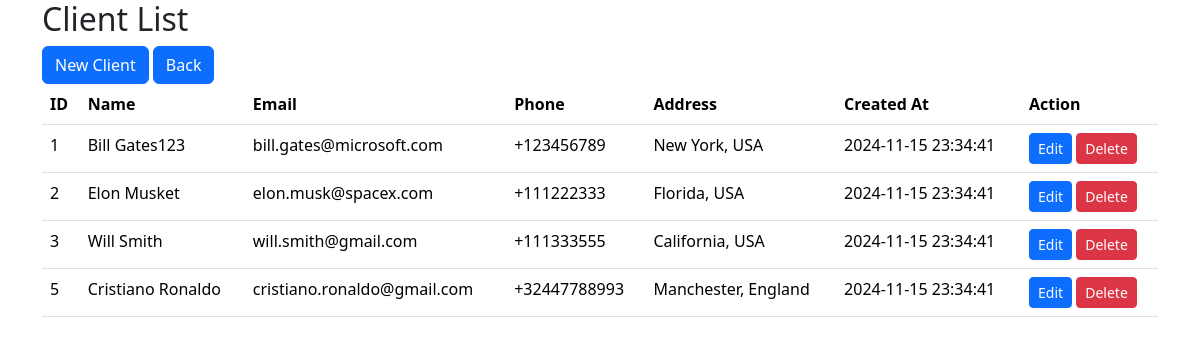
The app's page /4/inventory.php with its own data.
### tables this page shows
CREATE TABLE `clients` (
  `id` int(11) NOT NULL,
  `name` varchar(100) NOT NULL,
  `email` varchar(200) NOT NULL,
  `phone` varchar(20) DEFAULT NULL,
  `address` varchar(200) DEFAULT NULL,
  `created_at` datetime NOT NULL DEFAULT current_timestamp()
);

### 4/inventory.php (the view, shortened to what this page needs)
<!DOCTYPE html>
<html>
	<head>
		<link rel="stylesheet" href="https://cdn.jsdelivr.net/npm/bootstrap@5.3.3/dist/css/bootstrap.min.css">
	</head>
	<body>
		<div class="container">
			<h2>Client List</h2>
			<a class="btn btn-primary" href="create.php" role="button">New Client</a>
			<a class="btn btn-primary" href="main.php" role="button">Back</a>
			<br>
			<table class="table">
				<thead>
					<tr>
						<th>ID</th>
						<th>Name</th>
						<th>Email</th>
						<th>Phone</th>
						<th>Address</th>
						<th>Created At</th>
						<th>Action</th>
					</tr>
				</thead>
				<tbody>
					<?php
						require_once("connection.php");
						$sql = "SELECT * FROM clients";
						$result = $conn->query($sql);
						while($row = $result->fetch_assoc()){
							echo "
								<tr>
									<td>$row[id]</td>
									<td>$row[name]</td>
									<td>$row[email]</td>
									<td>$row[phone]</td>
									<td>$row[address]</td>
									<td>$row[created_at]</td>
									<td>
										<a class='btn btn-primary btn-sm' href='edit.php?id=$row[id]'>Edit</a>
										<a class='btn btn-danger btn-sm' href='delete.php?id=$row[id]'>Delete</a>
									</td>
								</tr>
							";
						}
					?>
				</tbody>
		</div>
	</body>
<html>

### records on screen
clients: id "1", name "Bill Gates123", email "bill.gates@microsoft.com", phone "+123456789", address "New York, USA", created_at "2024-11-15 23:34:41"
clients: id "2", name "Elon Musket", email "elon.musk@spacex.com", phone "+111222333", address "Florida, USA", created_at "2024-11-15 23:34:41"
clients: id "3", name "Will Smith", email "will.smith@gmail.com", phone "+111333555", address "California, USA", created_at "2024-11-15 23:34:41"
clients: id "5", name "Cristiano Ronaldo", email "cristiano.ronaldo@gmail.com", phone "+32447788993", address "Manchester, England", created_at "2024-11-15 23:34:41"
